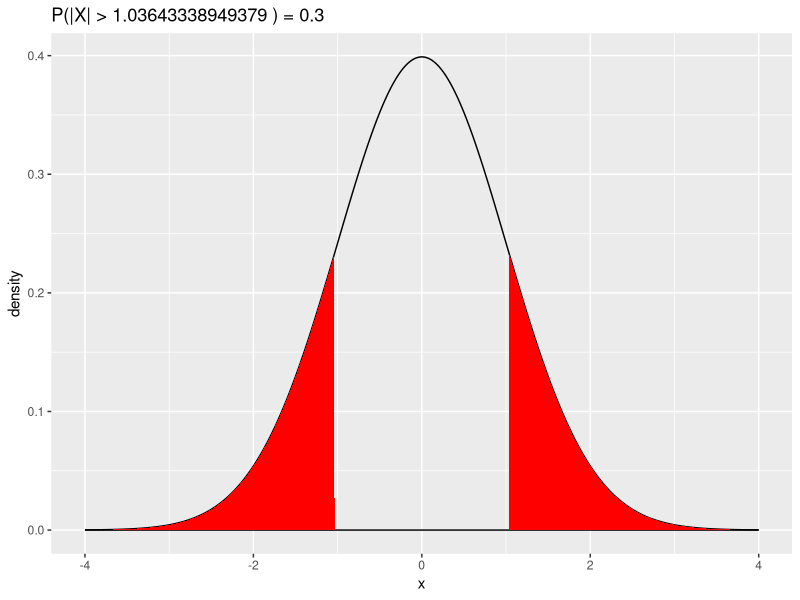

Write the R code that produced this figure.
#homework6 
#problem 2
anorm = function(a,mu=0,sigma=1) {
x = seq(mu-4*sigma,mu+4*sigma,length=501)
y = dnorm(x,mean=mu,sd=sigma)
d = data.frame(x,y)
require(ggplot2)
p = ggplot(d, aes(x=x,y=y)) + geom_line() +
geom_segment(aes(x=mu-4*sigma,xend=mu+4*sigma,y=0,yend=0),
data=data.frame(mu,sigma)) + ylab('density')
b = qnorm(a/2,mu,sigma)
c = qnorm(1-a/2,mu,sigma)
d2 = data.frame(x = c(mu-4*sigma,x[x<=b],b), y = c(0,y[x<=b],0))
d3 = data.frame(c,x = c(c,x[x>=c],mu+4*sigma), y = c(0,y[x>=c],0))
p = p + geom_polygon(aes(x=x,y=y),data=d2,fill="red")+ geom_polygon(aes(x=x,y=y),data=d3,fill="red")+ ggtitle(paste("P(|X| >",c,") =",a))
plot(p)
}
anorm(.3)
